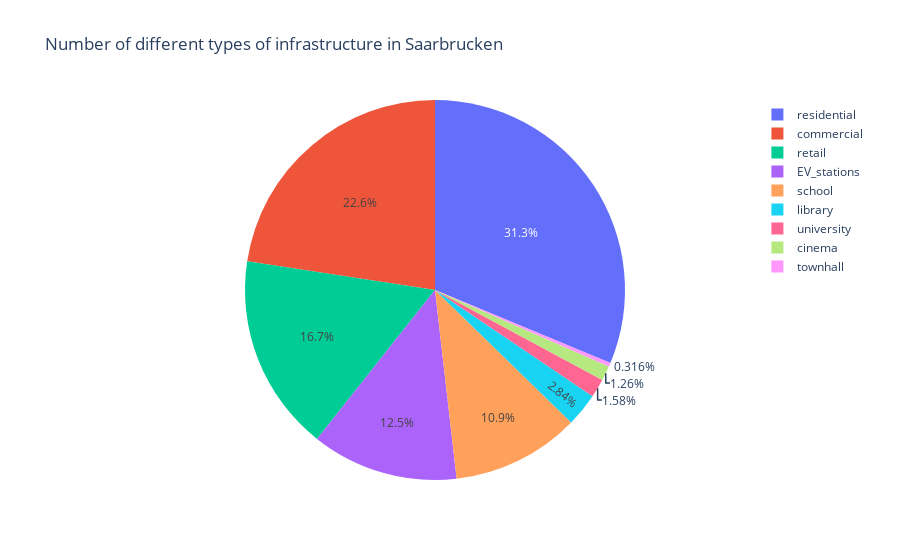

Write notebook code for a chart like this one.
### Code cell
#@title Plot: Number of different types of infrastructure in Saarbrucken

city_name = "Saarbrucken"
# get the row of berlin
df_sb = df_city_sum[df_city_sum['city'] == city_name]

# get the values of the columns in cols_infra_long_stay
city_long_stay_counts = df_sb[cols_infra_long_stay]

fig = px.pie(city_long_stay_counts, values=city_long_stay_counts.values.flatten(), names=city_long_stay_counts.columns, title="Number of different types of infrastructure in "+ city_name)
fig.show()

### Figure 1 — Plotly figure (JSON) as saved in the notebook; plotly's stock layout.template omitted (floating-point values rounded to 4 significant figures)
{"data": [{"domain": {"x": [0, 1], "y": [0, 1]}, "hovertemplate": "label=%{label}<br>value=%{value}<extra></extra>", "labels": ["EV_stations", "school", "university", "cinema", "library", "residential", "commercial", "retail", "townhall"], "legendgroup": "", "name": "", "showlegend": true, "type": "pie", "values": [79, 69, 10, 8, 18, 198, 143, 106, 2]}], "layout": {"legend": {"tracegroupgap": 0}, "title": {"text": "Number of different types of infrastructure in Saarbrucken"}}}
